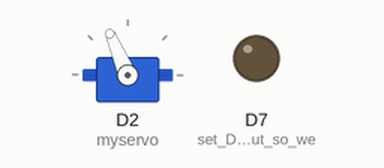
Bench run of a sketch on a simulated Particle Photon. On the bench: servo, output pins drawn as LEDs (lit = HIGH). Random numbers use the default seed unless the sketch sets one.

Above: at 1.1 s.
At 6.1 s:
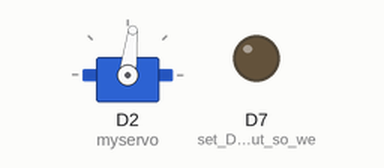
At 21.2 s:
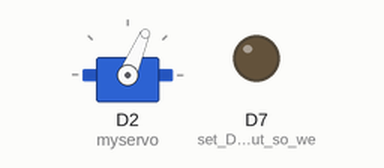
At 36.2 s:
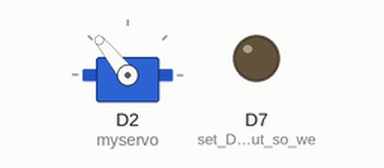
Timing chart, 0 to 37.7 s (numbered marks = the images above):
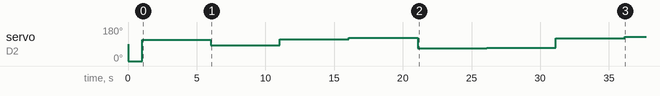

The sketch:

servoTest.ino
```cpp
Servo myservo;

int servoState = 0;

void setup() {
    myservo.attach(D2);   // attach the servo on the D0 pin to the servo object
    Particle.publish("status", "init servo to 0");
    myservo.write(0);    // test the servo by moving it to 25°
    delay(1000);
    pinMode(D7, OUTPUT);  // set D7 as an output so we can flash the onboard LED
}

char outstr[30];

void loop() {

    servoState = random(950)+1050;
    myservo.writeMicroseconds(servoState);
    sprintf(outstr,"%d", servoState);
    Particle.publish("servo", outstr);
    delay(5000);

/*

    //myservo.write(random(100));    // test the servo by moving it to 25°
    Particle.publish("status", "servo to 1000");
//    myservo.write(0);    // test the servo by moving it to 25°
    myservo.writeMicroseconds(1050);
    delay(5000);

    Particle.publish("status", "servo to 1500");
    myservo.writeMicroseconds(1500);
    delay(5000);

    Particle.publish("status", "servo to 2000");
//    myservo.write(90);    // test the servo by moving it to 25°
    myservo.writeMicroseconds(2000);
    delay(5000);

    Particle.publish("status", "servo to 1500 (rev)");
    myservo.writeMicroseconds(1500);
    delay(5000);

    */


}
```

Measured:
- by itself, servo on D2 (myservo): 90° → 0° at 0.02 s, → 113° 1.0 s later, → 83° 5.0 s later, → 114° 5.0 s later, … (9 changes in this stretch)
